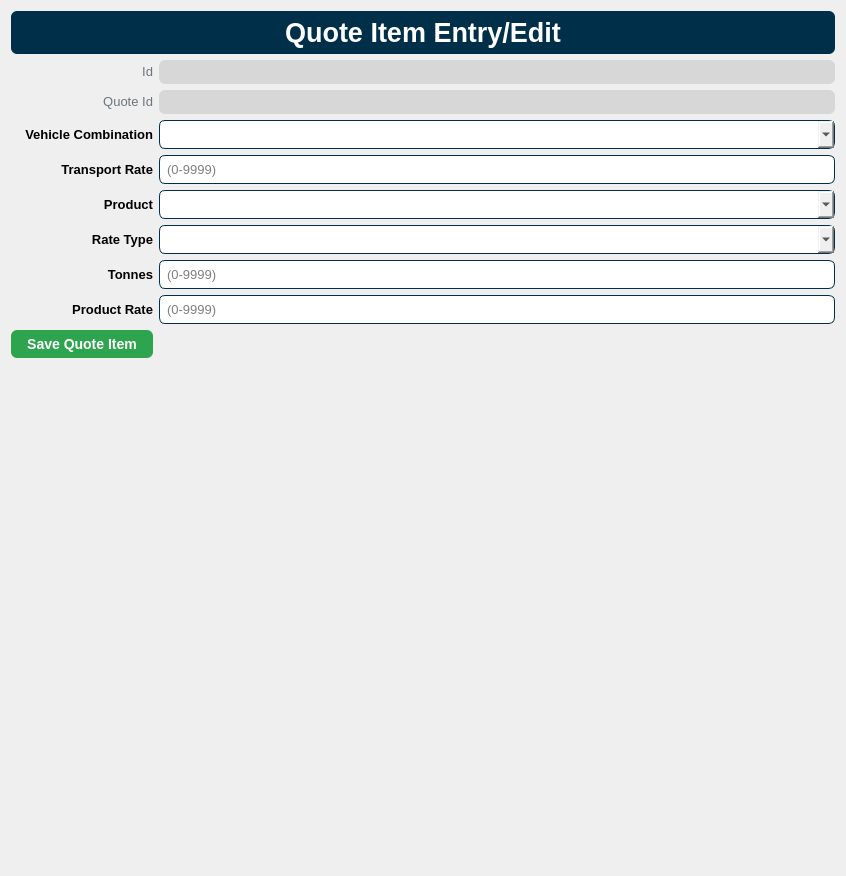
      <widget class="QWidget" name="pageQuoteItemEntry">
       <layout class="QGridLayout" name="gridLayout_7">
        <item row="1" column="0">
         <widget class="QLabel" name="lblQuoteItemId_Label">
          <property name="sizePolicy">
           <sizepolicy hsizetype="Preferred" vsizetype="Maximum">
            <horstretch>0</horstretch>
            <verstretch>0</verstretch>
           </sizepolicy>
          </property>
          <property name="layoutDirection">
           <enum>Qt::LeftToRight</enum>
          </property>
          <property name="styleSheet">
           <string notr="true">color: #6c757d;
font-family: &quot;Helvetica&quot;;
font-weight: 300;
font-size: 10pt</string>
          </property>
          <property name="text">
           <string>Id</string>
          </property>
          <property name="alignment">
           <set>Qt::AlignRight|Qt::AlignTrailing|Qt::AlignVCenter</set>
          </property>
         </widget>
        </item>
        <item row="2" column="1">
         <widget class="QLabel" name="lblQuoteItem_QuoteId">
          <property name="styleSheet">
           <string notr="true">background-color: rgb(215, 215, 215);
border-radius: 6px;
font-family: &quot;Helvetica&quot;;
padding: 5px;</string>
          </property>
          <property name="text">
           <string/>
          </property>
         </widget>
        </item>
        <item row="1" column="1">
         <widget class="QLabel" name="lblQuoteItemId">
          <property name="sizePolicy">
           <sizepolicy hsizetype="Preferred" vsizetype="Minimum">
            <horstretch>0</horstretch>
            <verstretch>0</verstretch>
           </sizepolicy>
          </property>
          <property name="styleSheet">
           <string notr="true">background-color: rgb(215, 215, 215);
border-radius: 6px;
font-family: &quot;Helvetica&quot;;
padding: 5px;</string>
          </property>
          <property name="text">
           <string/>
          </property>
         </widget>
        </item>
        <item row="0" column="0" colspan="2">
         <widget class="QLabel" name="lblQuoteItemEntry_Header">
          <property name="styleSheet">
           <string notr="true">border: 1px solid rgba(27, 31, 35, .15);
border-radius: 6px;
background-color: #003049;
color: #ffffff;
font-size: 20pt;
font-family: &quot;Helvetica&quot;;
font-style: normal;
font-weight: 700;
padding: 6px;</string>
          </property>
          <property name="text">
           <string>Quote Item Entry/Edit</string>
          </property>
          <property name="alignment">
           <set>Qt::AlignCenter</set>
          </property>
         </widget>
        </item>
        <item row="6" column="0">
         <widget class="QLabel" name="lblQuoteItem_ProductRate">
          <property name="styleSheet">
           <string notr="true">font-family: &quot;Helvetica&quot;;
font-weight: 700;
font-size: 10pt;</string>
          </property>
          <property name="text">
           <string>Rate Type</string>
          </property>
          <property name="alignment">
           <set>Qt::AlignRight|Qt::AlignTrailing|Qt::AlignVCenter</set>
          </property>
         </widget>
        </item>
        <item row="6" column="1">
         <widget class="QComboBox" name="cmbQuoteItem_ProductRate">
          <property name="focusPolicy">
           <enum>Qt::NoFocus</enum>
          </property>
          <property name="styleSheet">
           <string notr="true">border: 1px solid #003049;
border-radius: 6px;
font-family: &quot;Helvetica&quot;;
font-size: 10pt;
padding: 5px;</string>
          </property>
         </widget>
        </item>
        <item row="8" column="1">
         <widget class="QLineEdit" name="txtQuoteItem_ProductRate">
          <property name="styleSheet">
           <string notr="true">border: 1px solid #003049;
border-radius: 6px;
font-family: &quot;Helvetica&quot;;
font-size: 10pt;
padding: 5px;</string>
          </property>
          <property name="placeholderText">
           <string>(0-9999)</string>
          </property>
         </widget>
        </item>
        <item row="2" column="0">
         <widget class="QLabel" name="lblQuoteItem_QuoteId_Label">
          <property name="sizePolicy">
           <sizepolicy hsizetype="Preferred" vsizetype="Maximum">
            <horstretch>0</horstretch>
            <verstretch>0</verstretch>
           </sizepolicy>
          </property>
          <property name="layoutDirection">
           <enum>Qt::LeftToRight</enum>
          </property>
          <property name="styleSheet">
           <string notr="true">color: #6c757d;
font-family: &quot;Helvetica&quot;;
font-weight: 300;
font-size: 10pt</string>
          </property>
          <property name="text">
           <string>Quote Id</string>
          </property>
          <property name="alignment">
           <set>Qt::AlignRight|Qt::AlignTrailing|Qt::AlignVCenter</set>
          </property>
         </widget>
        </item>
        <item row="11" column="0" colspan="2">
         <spacer name="verticalSpacer_3">
          <property name="orientation">
           <enum>Qt::Vertical</enum>
          </property>
          <property name="sizeHint" stdset="0">
           <size>
            <width>824</width>
            <height>507</height>
           </size>
          </property>
         </spacer>
        </item>
        <item row="5" column="1">
         <widget class="QComboBox" name="cmbQuoteItem_Product">
          <property name="focusPolicy">
           <enum>Qt::NoFocus</enum>
          </property>
          <property name="styleSheet">
           <string notr="true">border: 1px solid #003049;
border-radius: 6px;
font-family: &quot;Helvetica&quot;;
font-size: 10pt;
padding: 5px;</string>
          </property>
         </widget>
        </item>
        <item row="3" column="0">
         <widget class="QLabel" name="lblQuoteItem_VehicleCombination">
          <property name="styleSheet">
           <string notr="true">font-family: &quot;Helvetica&quot;;
font-weight: 700;
font-size: 10pt;</string>
          </property>
          <property name="text">
           <string>Vehicle Combination</string>
          </property>
          <property name="alignment">
           <set>Qt::AlignRight|Qt::AlignTrailing|Qt::AlignVCenter</set>
          </property>
         </widget>
        </item>
        <item row="3" column="1">
         <widget class="QComboBox" name="cmbQuoteItem_VehicleCombination">
          <property name="focusPolicy">
           <enum>Qt::NoFocus</enum>
          </property>
          <property name="styleSheet">
           <string notr="true">border: 1px solid #003049;
border-radius: 6px;
font-family: &quot;Helvetica&quot;;
font-size: 10pt;
padding: 5px;</string>
          </property>
         </widget>
        </item>
        <item row="8" column="0">
         <widget class="QLabel" name="lblQuoteItem_ProductRateOverride">
          <property name="styleSheet">
           <string notr="true">font-family: &quot;Helvetica&quot;;
font-weight: 700;
font-size: 10pt;</string>
          </property>
          <property name="text">
           <string>Product Rate</string>
          </property>
          <property name="alignment">
           <set>Qt::AlignRight|Qt::AlignTrailing|Qt::AlignVCenter</set>
          </property>
         </widget>
        </item>
        <item row="5" column="0">
         <widget class="QLabel" name="lblQuoteItem_Product">
          <property name="styleSheet">
           <string notr="true">font-family: &quot;Helvetica&quot;;
font-weight: 700;
font-size: 10pt;</string>
          </property>
          <property name="text">
           <string>Product</string>
          </property>
          <property name="alignment">
           <set>Qt::AlignRight|Qt::AlignTrailing|Qt::AlignVCenter</set>
          </property>
         </widget>
        </item>
        <item row="9" column="0">
         <widget class="QPushButton" name="btnSaveQuoteItem">
          <property name="sizePolicy">
           <sizepolicy hsizetype="Preferred" vsizetype="Fixed">
            <horstretch>0</horstretch>
            <verstretch>0</verstretch>
           </sizepolicy>
          </property>
          <property name="focusPolicy">
           <enum>Qt::NoFocus</enum>
          </property>
          <property name="styleSheet">
           <string notr="true">background-color: #2ea44f;
border: 1px solid rgba(27, 31, 35, .15);
border-radius: 6px;
color: #fff;
font-family: &quot;Helvetica&quot;;
font-size: 14px;
font-weight: 600;
line-height: 20px;
padding: 6px 16px;
position: relative;
text-align: center;
text-decoration: none;
vertical-align: middle;
white-space: nowrap;</string>
          </property>
          <property name="text">
           <string>Save Quote Item</string>
          </property>
         </widget>
        </item>
        <item row="7" column="0">
         <widget class="QLabel" name="lblQuoteItem_Tonnes">
          <property name="styleSheet">
           <string notr="true">font-family: &quot;Helvetica&quot;;
font-weight: 700;
font-size: 10pt;</string>
          </property>
          <property name="text">
           <string>Tonnes</string>
          </property>
          <property name="alignment">
           <set>Qt::AlignRight|Qt::AlignTrailing|Qt::AlignVCenter</set>
          </property>
          <property name="wordWrap">
           <bool>false</bool>
          </property>
         </widget>
        </item>
        <item row="7" column="1">
         <widget class="QLineEdit" name="txtQuoteItem_Tonnes">
          <property name="styleSheet">
           <string notr="true">border: 1px solid #003049;
border-radius: 6px;
font-family: &quot;Helvetica&quot;;
font-size: 10pt;
padding: 5px;</string>
          </property>
          <property name="placeholderText">
           <string>(0-9999)</string>
          </property>
         </widget>
        </item>
        <item row="4" column="1">
         <widget class="QLineEdit" name="txtQuoteItem_TransportRate">
          <property name="styleSheet">
           <string notr="true">border: 1px solid #003049;
border-radius: 6px;
font-family: &quot;Helvetica&quot;;
font-size: 10pt;
padding: 5px;</string>
          </property>
          <property name="placeholderText">
           <string>(0-9999)</string>
          </property>
         </widget>
        </item>
        <item row="4" column="0">
         <widget class="QLabel" name="lblQuoteItem_TransportRateOverride">
          <property name="styleSheet">
           <string notr="true">font-family: &quot;Helvetica&quot;;
font-weight: 700;
font-size: 10pt;</string>
          </property>
          <property name="text">
           <string>Transport Rate</string>
          </property>
          <property name="alignment">
           <set>Qt::AlignRight|Qt::AlignTrailing|Qt::AlignVCenter</set>
          </property>
         </widget>
        </item>
       </layout>
      </widget>
